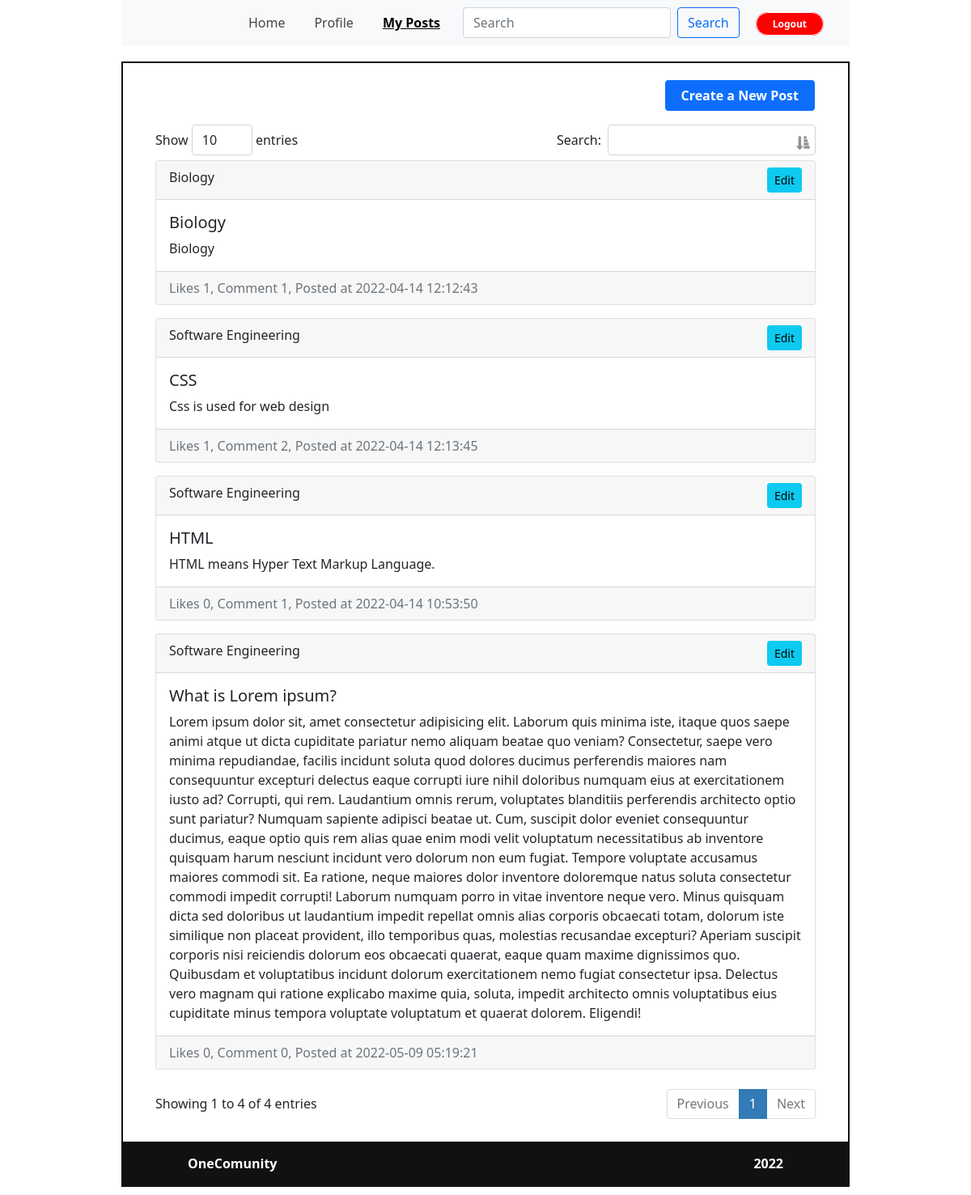
The app's page /post.php (signed in) with its own data.
### tables this page shows
CREATE TABLE `blogs` (
  `id` int(11) NOT NULL,
  `user_id` varchar(255) NOT NULL,
  `category` varchar(255) NOT NULL,
  `subject` varchar(255) NOT NULL,
  `content` text NOT NULL,
  `status` varchar(255) DEFAULT 'Active',
  `created_at` timestamp NOT NULL DEFAULT current_timestamp()
);

### admin/functions/check_like.php (called while the page is built, shortened)
<?php
function count_likes($blog_id,$db_con){
    $count_like_query = mysqli_query($db_con, "SELECT COUNT(*) FROM `likes` WHERE `blog_id`='$blog_id'");
    $count_like = mysqli_fetch_assoc($count_like_query);
    return $count_like['COUNT(*)'];
}
function count_comments($blog_id,$db_con){
    $count_like_query = mysqli_query($db_con, "SELECT COUNT(*) FROM `comment` WHERE `blog_id`='$blog_id'");
    $count_like = mysqli_fetch_assoc($count_like_query);
    return $count_like['COUNT(*)'];
}
?>

### post.php (the view, shortened to what this page needs)
<?php require_once('header.php');
require_once('admin/functions/check_like.php');
$all_blogs = mysqli_query($db_con, "SELECT * FROM `blogs` WHERE `user_id` = '$id' ORDER BY `id` DESC");
?>
<div class="post_area">
    <div class="d-flex justify-content-end mb-3">
        <button class="button btn-primary" data-bs-toggle="modal" data-bs-target="#createPost">Create a New Post</button>
    </div>
    <table style="width: 100%;" class="data-table">
        <tbody>
            <?php while ($all_blog = mysqli_fetch_assoc($all_blogs)) { ?>
            <tr>
                <td>
                    <div class="card mb-3">
                        <div class="card-header">
                            <div class="d-flex justify-content-between"><span><?= $all_blog['category']; ?></span><button class="btn btn-info btn-sm" data-bs-toggle="modal" data-bs-target="#updatePost<?= $all_blog['id']; ?>">Edit</button></div>
                        </div>
                        <div class="card-body">
                            <h5 class="card-title"><?= $all_blog['subject']; ?></h5>
                            <p class="card-text"><?= $all_blog['content']; ?></p>
                        </div>
                        <div class="card-footer text-muted">
                             Likes <?= count_likes($all_blog['id'],$db_con) ?>, <span  onclick="show_comment_area(<?= $all_blog['id']; ?>)">Comment  <?= count_comments($all_blog['id'],$db_con) ?></span>, Posted at <?= $all_blog['created_at']; ?>
                        </div>
                    </div>
                </td>
            </tr>
            <?php } ?>
        </tbody>
    </table>
</div>
<?php require_once('footer.php');
?>

### asset/css/style.css (style rules this page uses)
* { margin: 0; padding: 0; }
.button { padding: 7px 20px; text-decoration: none; font-weight: 600; border-radius: 5px; border: 1px solid; }
.post_area { padding: 20px 40px; }
table.dataTable { border-collapse:collapse !important; }

### records on screen
blogs: category "Software Engineering", subject "What is Lorem ipsum?", content "Lorem ipsum dolor sit, amet consectetur adipisicing elit. Laborum quis minima iste, itaque quos saepe animi atque ut dicta cupiditate pariatur nemo aliquam beatae quo veniam? Consectetur, saepe vero minima repudiandae, facilis incidunt soluta quod dolores ducimus perferendis maiores nam consequuntur excepturi delectus eaque corrupti iure nihil doloribus numquam eius at exercitationem iusto ad? Corrupti, qui rem. Laudantium omnis rerum, voluptates blanditiis perferendis architecto optio sunt pariatur? Numquam sapiente adipisci beatae ut. Cum, suscipit dolor eveniet consequuntur ducimus, eaque optio quis rem alias quae enim modi velit voluptatum necessitatibus ab inventore quisquam harum…", id "0", created_at "2022-05-09 05:19:21"
blogs: category "Software Engineering", subject "CSS", content "Css is used for web design", id "1", id "2", created_at "2022-04-14 12:13:45"
blogs: category "Biology", subject "Biology", content "Biology", id "1", created_at "2022-04-14 12:12:43"
blogs: category "Software Engineering", subject "HTML", content "HTML means Hyper Text Markup Language.", id "0", id "1", created_at "2022-04-14 10:53:50"
